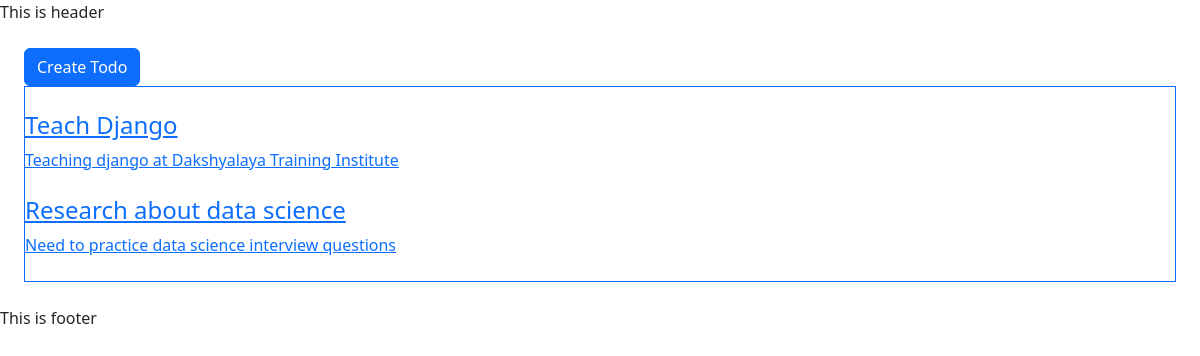
Before: / with the older database file.
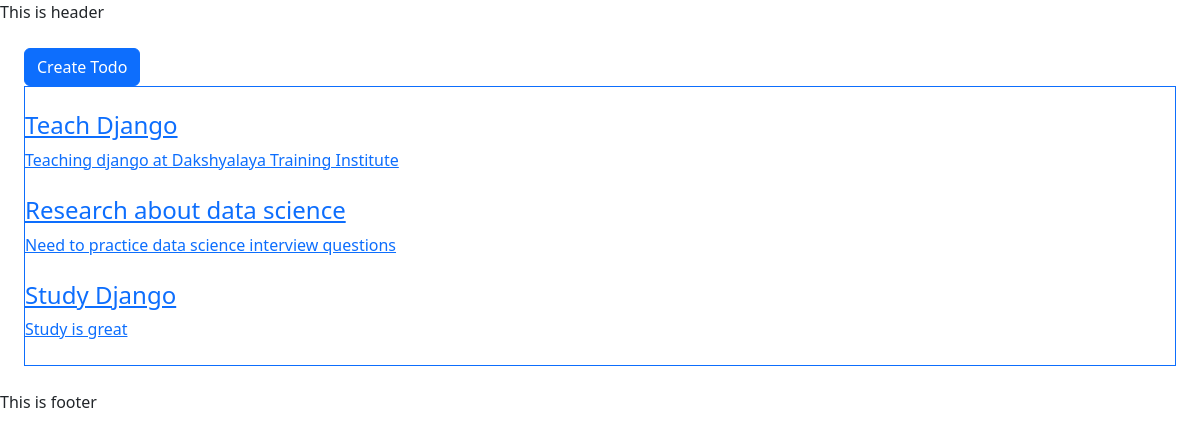
After: the same page with the newer database file.
### todo/models.py (models this page shows, shortened)
class Todo(models.Model):
    HIGH = 'HIGH'
    MEDIUM = 'MEDIUM'
    LOW = 'LOW'
    IMPORTANCE_CHOICES = [
        (HIGH, 'High'),
        (MEDIUM, 'Medium'),
        (LOW, 'Low'),
    ]
    title = models.CharField(max_length=50)
    description = models.CharField(max_length=200)
    completed = models.BooleanField()
    duration = models.IntegerField()
    importance = models.CharField(max_length=6, choices=IMPORTANCE_CHOICES)

### todo/views.py (the view)
# urls.py: path('', views.display_all),
def display_all(request):
    todo_context = {
        'todo_data': Todo.objects.all().values()
    }
    return render(request, 'index.html', todo_context)

### todo/templates/index.html (shortened to what this page needs)
{% extends 'main_template.html' %}
{% block content %}
    <div class="main_container p-4">
        <a href="/create" class="btn btn-primary">Create Todo</a>
        <div class="todo_container border border-primary">
            {% for todo in todo_data %}
                <a href="/view/{{ todo.id }}" class="p-2">
                    <h4 class="">{{ todo.title }}</h4>
                    <div class="">{{ todo.description }}</div>
                </a>
            {% endfor %}
        </div>
    </div>
{% endblock %}

### todo/templates/main_template.html (shortened to what this page needs)
<!DOCTYPE html>
<html lang="en">
<head>
    {% load bootstrap5 %}
    {% bootstrap_css %}
</head>
<body>
    <header class="">
        This is header
    </header>
    {% block content %}
    {% endblock %}
    <header class="">
        This is footer
    </header>
</body>
</html>

Changed rows visible on the page:
added Todo: title "Study Django", description "Study is great"
